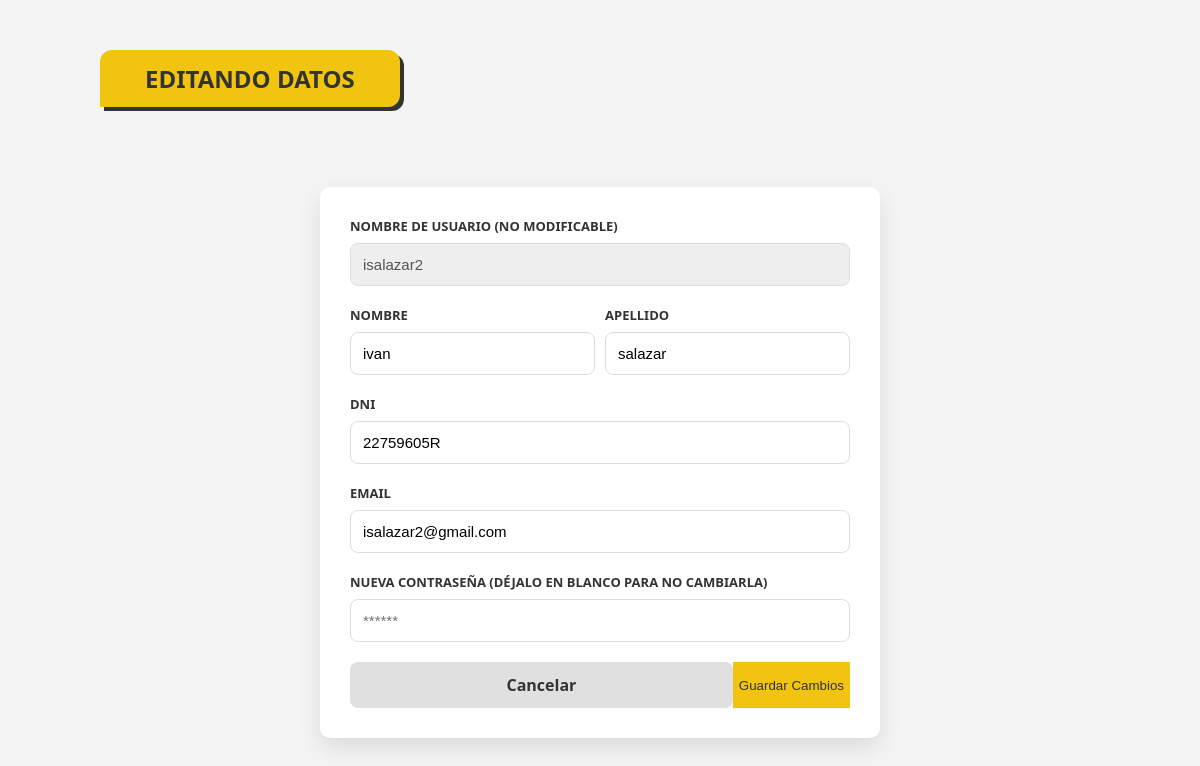
Page /profile/edit (signed in) on the committed database.
### tables this page shows
CREATE TABLE Users (
    username VARCHAR(50) PRIMARY KEY,
    password VARCHAR(100), -- ¡Importante la coma al final!
    fav_pokemon INT,
    name VARCHAR(100),
    surname VARCHAR(100),
    dni VARCHAR(20) UNIQUE,
    email VARCHAR(100) UNIQUE,
    role VARCHAR(20)
);

### app/controller/ui/IU_MPrincipal.py (the view, shortened to what this page needs)
    @bp.route('/profile/edit', methods=['GET', 'POST'])
    def edit_profile():
        if 'user' not in session:
            return redirect(url_for('iu_mprincipal.login'))
        username = session['user']
        res = db.execSQL(f"SELECT * FROM Users WHERE username='{username}'")
        if res.next():
            datos = {
                'username': res.getString('username'),
                'name': res.getString('name'),
                'surname': res.getString('surname'),
                'email': res.getString('email'),
                'dni': res.getString('dni')
            }
            return render_template('profile_edit.html', user=datos)
        return redirect(url_for('iu_mprincipal.profile'))

### app/database/GestorBD.py (called while the page is built)
    def execSQL(self, sql):
        cursor = self.connection.cursor()
        cursor.execute(sql)
        if not sql.strip().upper().startswith("SELECT"):
            self.connection.commit()
        datos = cursor.fetchall()
        return ResultadoSQL(datos)

### app/database/ResultadoSQL.py (called while the page is built)
    def next(self):
        self.indice += 1
        return self.indice < len(self.datos)

    def getString(self, columna):
        return str(self.datos[self.indice][columna])

### app/templates/profile_edit.html (shortened to what this page needs)
<!DOCTYPE html>
<html lang="es">
<head>
    <link rel="stylesheet" href="{{ url_for('static', filename='css/style.css') }}">
</head>
<body style="background-color: #f4f4f4;">
    <div class="menu-main-container">
        <div class="menu-banner" style="background-color: #f1c40f; color: #333;">
            Editando Datos
        </div>
        <div style="max-width: 500px; margin: 40px auto; background: white; padding: 30px; border-radius: 10px; box-shadow: 0 10px 25px rgba(0,0,0,0.1);">
            <form action="{{ url_for('iu_mprincipal.edit_profile') }}" method="POST">
                <div class="form-group">
                    <label>Nombre de Usuario (No modificable)</label>
                    <input type="text" class="form-control" value="{{ user.username }}" disabled style="background-color: #eee;">
                </div>
                <div style="display: flex; gap: 10px;">
                    <div class="form-group" style="flex: 1;">
                        <label>Nombre</label>
                        <input type="text" name="name" class="form-control" value="{{ user.name }}" required>
                    </div>
                    <div class="form-group" style="flex: 1;">
                        <label>Apellido</label>
                        <input type="text" name="surname" class="form-control" value="{{ user.surname }}" required>
                    </div>
                </div>
                <div class="form-group">
                    <label>DNI</label>
                    <input type="text" name="dni" class="form-control" value="{{ user.dni }}" required>
                </div>
                <div class="form-group">
                    <label>Email</label>
                    <input type="email" name="email" class="form-control" value="{{ user.email }}" required>
                </div>
                <div class="form-group">
                    <label>Nueva Contraseña (Déjalo en blanco para no cambiarla)</label>
                    <input type="password" name="password" class="form-control" placeholder="******">
                </div>
                <div style="display: flex; justify-content: space-between; margin-top: 20px;">
                    <a href="{{ url_for('iu_mprincipal.profile') }}" class="btn-cancel">Cancelar</a>
                    <button type="submit" class="btn-primary" style="background-color: #f1c40f; color: #333; border: none;">Guardar Cambios</button>
                </div>
            </form>
        </div>
    </div>
</body>
</html>

### app/static/css/style.css (style rules this page uses)
body { display: flex; justify-content: center; background-color: #f5f5f5; margin: 0; font-family: 'Segoe UI', Arial, sans-serif; min-height: 100vh; }
.menu-main-container { width: 90%; max-width: 1000px; margin: 50px auto; }
.menu-banner { background: #ee1515; color: white; display: inline-block; padding: 12px 45px; font-weight: bold; font-size: 24px; text-transform: uppercase; border-radius: 12px 12px 12px 0; margin-bottom: 40px; box-shadow: 4px 4px 0px #333; }
.form-group { margin-bottom: 20px; text-align: left; }
.form-group label { display: block; font-weight: bold; margin-bottom: 8px; color: #333; font-size: 13px; text-transform: uppercase; }
.form-control { width: 100%; padding: 12px; border: 2px solid #eee; border-radius: 12px; font-size: 15px; outline: none; box-sizing: border-box; transition: border-color 0.3s; }
.btn-primary { background-color: #ee1515; color: white; }
.form-group { margin-bottom: 20px; }
.form-control { width: 100%; padding: 12px; border: 1px solid #ddd; border-radius: 8px; font-size: 15px; transition: border-color 0.3s ease; box-sizing: border-box; }
.btn-cancel { flex: 1; background-color: #e0e0e0; color: #333; text-align: center; padding: 12px; border-radius: 8px; text-decoration: none; font-weight: 600; transition: background 0.2s; }

### rows in the picture
Users: username "isalazar2", name "ivan", surname "salazar", dni "22759605R", email "isalazar2@gmail.com"
